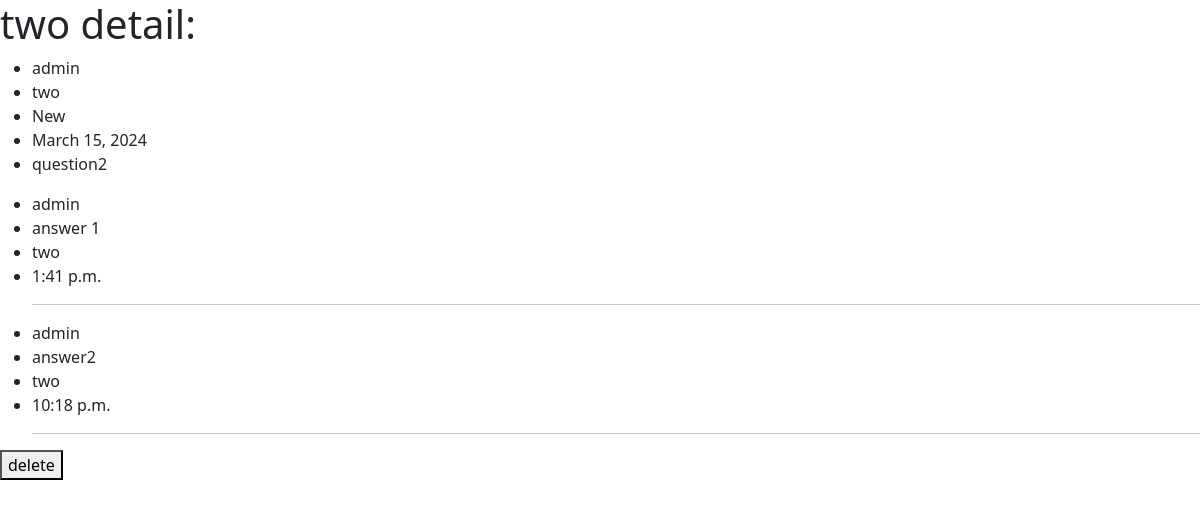
The page /chat/2 on the database its author committed.
### chat/models.py (models this page shows, shortened)
class Question(models.Model):
    author = models.ForeignKey(User,on_delete=models.CASCADE ,related_name='user_question')
    question = models.CharField(max_length=200)
    tags = models.CharField(max_length=50, choices=TAG_OPTIONS)
    created_at = models.DateField(default=timezone.now)
    content = models.TextField(max_length=1000)
    def __str__(self):
        return self.question

class Answers(models.Model):
    author = models.ForeignKey(User , on_delete=models.CASCADE , related_name='author_answer')
    answer = models.TextField(max_length=1000)
    question = models.ForeignKey(Question,on_delete=models.CASCADE , related_name='question_answer')
    created_at = models.TimeField(default=timezone.now)

### chat/views.py (the view)
# urls.py: path('<int:id>' , views.question_detail , name = 'question_detail'),
def question_detail(request,id):
    question = Question.objects.get(id=id)
    answer = Answers.objects.filter(question=question)
    return render(request,'chat/detail.html',{'que':question,'ans':answer})

### chat/templates/chat/detail.html
{% extends 'base.html' %}
{% block body %}
    <h1>{{que.question}}    detail:</h1>
    <ul>
        <li>{{que.author}}</li>
        <li>{{que.question}}</li>
        <li>{{que.tags}}</li>
        <li>{{que.created_at}}</li>
        <li>{{que.content}}</li>
    </ul>
    <ul>
        {% for answer in ans %}
        <li>{{answer.author}}</li>
        <li>{{answer.answer}}</li>
        <li>{{answer.question}}</li>
        <li>{{answer.created_at}}</li>
        <hr>
        {% endfor %}
    </ul>
    <a href="{% url 'chat:qusetion_delete' que.id %}"><button type="submit">delete</button></a>
{% endblock body %}

### rows shown on the page
Question: author "admin", question "two", tags "New", created_at "March 15, 2024", content "question2"
Answers: author "admin", answer "answer 1", question "two", created_at "1:41 p.m."
Answers: author "admin", answer "answer2", question "two", created_at "10:18 p.m."
